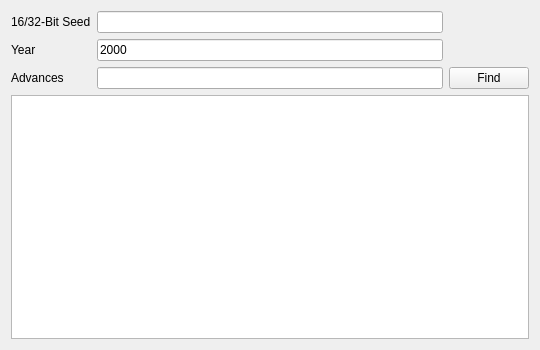
<?xml version="1.0" encoding="UTF-8"?>
<ui version="4.0">
 <class>SeedToTime3</class>
 <widget class="QWidget" name="SeedToTime3">
  <property name="geometry">
   <rect>
    <x>0</x>
    <y>0</y>
    <width>540</width>
    <height>350</height>
   </rect>
  </property>
  <property name="windowTitle">
   <string>Gen 3 Seed to Time</string>
  </property>
  <layout class="QGridLayout" name="gridLayout">
   <item row="0" column="0">
    <widget class="QLabel" name="seedLabel">
     <property name="text">
      <string>16/32-Bit Seed</string>
     </property>
    </widget>
   </item>
   <item row="0" column="1">
    <widget class="TextBox" name="textBoxSeed"/>
   </item>
   <item row="0" column="2">
    <spacer name="horizontalSpacer">
     <property name="orientation">
      <enum>Qt::Horizontal</enum>
     </property>
    </spacer>
   </item>
   <item row="1" column="0">
    <widget class="QLabel" name="labelYear">
     <property name="text">
      <string>Year</string>
     </property>
    </widget>
   </item>
   <item row="1" column="1">
    <widget class="TextBox" name="textBoxYear">
     <property name="text">
      <string notr="true">2000</string>
     </property>
    </widget>
   </item>
   <item row="2" column="0">
    <widget class="QLabel" name="labelAdvances">
     <property name="text">
      <string>Advances</string>
     </property>
    </widget>
   </item>
   <item row="2" column="1">
    <widget class="TextBox" name="textBoxAdvances">
     <property name="enabled">
      <bool>true</bool>
     </property>
     <property name="readOnly">
      <bool>true</bool>
     </property>
    </widget>
   </item>
   <item row="2" column="2">
    <widget class="QPushButton" name="pushButtonFind">
     <property name="text">
      <string>Find</string>
     </property>
    </widget>
   </item>
   <item row="3" column="0" colspan="3">
    <widget class="TableView" name="tableView">
     <attribute name="verticalHeaderVisible">
      <bool>false</bool>
     </attribute>
    </widget>
   </item>
  </layout>
 </widget>
 <customwidgets>
  <customwidget>
   <class>TextBox</class>
   <extends>QLineEdit</extends>
   <header>Form/Controls/TextBox.hpp</header>
  </customwidget>
  <customwidget>
   <class>TableView</class>
   <extends>QTableView</extends>
   <header>Form/Controls/TableView.hpp</header>
  </customwidget>
 </customwidgets>
 <resources/>
 <connections/>
</ui>
